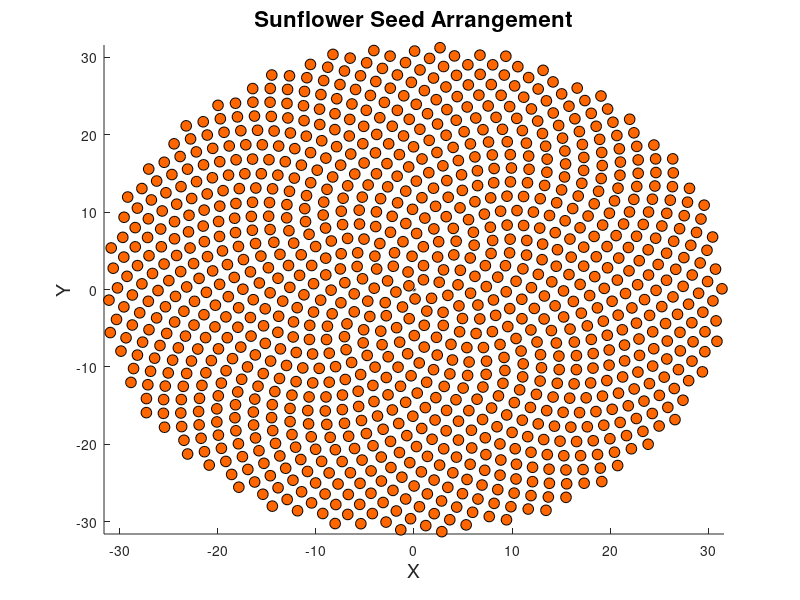

The MATLAB source for this figure: (Note: this script raises an error after producing the figure.)
% Numberphile is one of my favorite YouTube channels. I watched a clip
% about the golden ratio a long time ago, and I have tried to write a program
% to prove why the golden ratio is irrational, but I haven't been able to do
% that yet. Instead, I'm simulating a simple sunflower pattern.


phi = (1 + sqrt(5)) / 2;
angle = 2 * pi * (1 - 1 / phi);

figure;
set(gcf, 'Color', [0.98, 0.98, 0.98]);

num_seeds = 1000;
r = sqrt((1:num_seeds) - 0.5);
theta = (1:num_seeds) * angle;

x = r .* cos(theta);
y = r .* sin(theta);

scatter(x, y, 60, 'filled', 'MarkerFaceColor', [1, 0.4, 0], 'MarkerEdgeColor', [0, 0, 0]);

title('Sunflower Seed Arrangement', 'FontSize', 16);
xlabel('X', 'FontSize', 14);
ylabel('Y', 'FontSize', 14);
viscircles([0, 0], 0.1, 'EdgeColor', 'k', 'LineWidth', 2);

axis([-max(r) max(r) -max(r) max(r)]);
ax = gca;
ax.FontSize = 12;
ax.Box = 'on';
ax.LineWidth = 2;
grid on;
grid minor;
set(gca, 'GridColor', [0.5, 0.5, 0.5]);
axis equal;

% saveas(gcf, 'sunflower.png');

